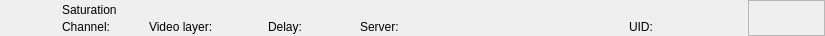
<?xml version="1.0" encoding="UTF-8"?>
<ui version="4.0">
 <class>RundownSaturationWidget</class>
 <widget class="QWidget" name="RundownSaturationWidget">
  <property name="geometry">
   <rect>
    <x>0</x>
    <y>0</y>
    <width>825</width>
    <height>36</height>
   </rect>
  </property>
  <layout class="QHBoxLayout" name="horizontalLayout">
   <property name="spacing">
    <number>0</number>
   </property>
   <property name="margin">
    <number>0</number>
   </property>
   <item>
    <widget class="QFrame" name="frameItem">
     <property name="sizePolicy">
      <sizepolicy hsizetype="Preferred" vsizetype="Fixed">
       <horstretch>0</horstretch>
       <verstretch>0</verstretch>
      </sizepolicy>
     </property>
     <property name="minimumSize">
      <size>
       <width>0</width>
       <height>36</height>
      </size>
     </property>
     <widget class="QLabel" name="labelIcon">
      <property name="geometry">
       <rect>
        <x>22</x>
        <y>2</y>
        <width>32</width>
        <height>32</height>
       </rect>
      </property>
      <property name="text">
       <string/>
      </property>
      <property name="pixmap">
       <pixmap resource="../Widgets.qrc">:/Graphics/Images/Saturation.png</pixmap>
      </property>
      <property name="scaledContents">
       <bool>true</bool>
      </property>
     </widget>
     <widget class="QLabel" name="labelChannel">
      <property name="geometry">
       <rect>
        <x>62</x>
        <y>19</y>
        <width>78</width>
        <height>16</height>
       </rect>
      </property>
      <property name="text">
       <string>Channel:</string>
      </property>
     </widget>
     <widget class="QLabel" name="labelLabel">
      <property name="geometry">
       <rect>
        <x>62</x>
        <y>2</y>
        <width>561</width>
        <height>16</height>
       </rect>
      </property>
      <property name="text">
       <string>Saturation</string>
      </property>
     </widget>
     <widget class="QLabel" name="labelVideolayer">
      <property name="geometry">
       <rect>
        <x>149</x>
        <y>19</y>
        <width>110</width>
        <height>16</height>
       </rect>
      </property>
      <property name="text">
       <string>Video layer:</string>
      </property>
     </widget>
     <widget class="QLabel" name="labelColor">
      <property name="geometry">
       <rect>
        <x>0</x>
        <y>0</y>
        <width>18</width>
        <height>36</height>
       </rect>
      </property>
      <property name="text">
       <string/>
      </property>
     </widget>
     <widget class="QLabel" name="labelGroupColor">
      <property name="geometry">
       <rect>
        <x>0</x>
        <y>0</y>
        <width>6</width>
        <height>36</height>
       </rect>
      </property>
      <property name="text">
       <string/>
      </property>
     </widget>
     <widget class="QLabel" name="labelDevice">
      <property name="geometry">
       <rect>
        <x>360</x>
        <y>19</y>
        <width>260</width>
        <height>16</height>
       </rect>
      </property>
      <property name="text">
       <string>Server:</string>
      </property>
     </widget>
     <widget class="QLabel" name="labelDelay">
      <property name="geometry">
       <rect>
        <x>268</x>
        <y>19</y>
        <width>83</width>
        <height>16</height>
       </rect>
      </property>
      <property name="text">
       <string>Delay:</string>
      </property>
     </widget>
     <widget class="QLabel" name="labelRemoteTriggerId">
      <property name="geometry">
       <rect>
        <x>629</x>
        <y>19</y>
        <width>111</width>
        <height>16</height>
       </rect>
      </property>
      <property name="text">
       <string>UID:</string>
      </property>
     </widget>
    </widget>
   </item>
   <item>
    <widget class="QFrame" name="frameStatus">
     <property name="minimumSize">
      <size>
       <width>77</width>
       <height>0</height>
      </size>
     </property>
     <property name="maximumSize">
      <size>
       <width>77</width>
       <height>16777215</height>
      </size>
     </property>
     <property name="frameShape">
      <enum>QFrame::StyledPanel</enum>
     </property>
     <property name="frameShadow">
      <enum>QFrame::Raised</enum>
     </property>
     <widget class="QLabel" name="labelGpiConnected">
      <property name="geometry">
       <rect>
        <x>1</x>
        <y>2</y>
        <width>32</width>
        <height>32</height>
       </rect>
      </property>
      <property name="minimumSize">
       <size>
        <width>32</width>
        <height>32</height>
       </size>
      </property>
      <property name="maximumSize">
       <size>
        <width>32</width>
        <height>32</height>
       </size>
      </property>
      <property name="lineWidth">
       <number>0</number>
      </property>
      <property name="text">
       <string/>
      </property>
      <property name="pixmap">
       <pixmap resource="../Widgets.qrc">:/Graphics/Images/GpiConnected.png</pixmap>
      </property>
      <property name="scaledContents">
       <bool>true</bool>
      </property>
     </widget>
     <widget class="QLabel" name="labelDisconnected">
      <property name="geometry">
       <rect>
        <x>32</x>
        <y>2</y>
        <width>32</width>
        <height>32</height>
       </rect>
      </property>
      <property name="minimumSize">
       <size>
        <width>32</width>
        <height>32</height>
       </size>
      </property>
      <property name="maximumSize">
       <size>
        <width>32</width>
        <height>32</height>
       </size>
      </property>
      <property name="text">
       <string/>
      </property>
      <property name="pixmap">
       <pixmap resource="../Widgets.qrc">:/Graphics/Images/Disconnected.png</pixmap>
      </property>
      <property name="scaledContents">
       <bool>true</bool>
      </property>
     </widget>
     <widget class="QLabel" name="labelActiveColor">
      <property name="geometry">
       <rect>
        <x>69</x>
        <y>0</y>
        <width>8</width>
        <height>36</height>
       </rect>
      </property>
      <property name="minimumSize">
       <size>
        <width>8</width>
        <height>36</height>
       </size>
      </property>
      <property name="maximumSize">
       <size>
        <width>8</width>
        <height>36</height>
       </size>
      </property>
      <property name="text">
       <string/>
      </property>
     </widget>
    </widget>
   </item>
  </layout>
 </widget>
 <resources>
  <include location="../Widgets.qrc"/>
 </resources>
 <connections/>
 <slots>
  <slot>addToCombo()</slot>
 </slots>
</ui>
